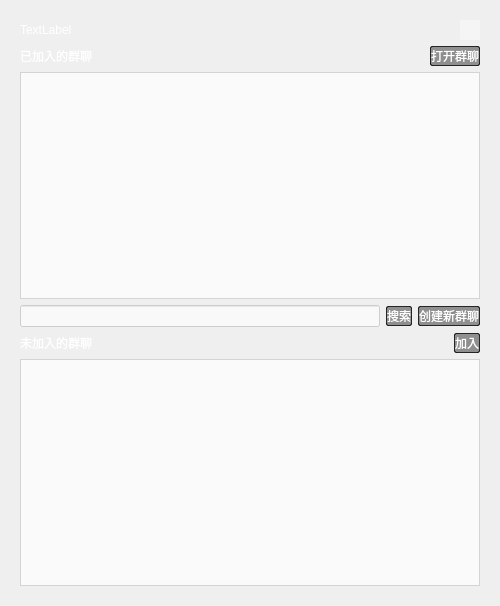
<?xml version="1.0" encoding="UTF-8"?>
<ui version="4.0">
 <class>ChatList</class>
 <widget class="QWidget" name="ChatList">
  <property name="geometry">
   <rect>
    <x>0</x>
    <y>0</y>
    <width>500</width>
    <height>606</height>
   </rect>
  </property>
  <property name="maximumSize">
   <size>
    <width>500</width>
    <height>930</height>
   </size>
  </property>
  <property name="windowTitle">
   <string>群聊列表</string>
  </property>
  <property name="styleSheet">
   <string notr="true">#frame{
border：none;
border-radius: 10px;
}
QLabel{
color:rgb(255, 255, 255)
}
QPushButton{
color:#ffffff;
font:75 10pt &quot;Microsoft YaHei UI&quot;;
background:rgba(0,0,0,0.4);
border: 1px solid rgba(0, 0, 0,0.8);
border-radius: 2px;
}
QPushButton:hover {
background: rgba(0,0,0,0.2);
}
QListWidget{
background:rgba(255,255,255,0.7);
}</string>
  </property>
  <layout class="QVBoxLayout" name="verticalLayout_3">
   <item>
    <widget class="QFrame" name="frame">
     <property name="maximumSize">
      <size>
       <width>500</width>
       <height>930</height>
      </size>
     </property>
     <property name="styleSheet">
      <string notr="true">#frame{border-image:url(pic/listback3.jpg)}</string>
     </property>
     <property name="frameShape">
      <enum>QFrame::StyledPanel</enum>
     </property>
     <property name="frameShadow">
      <enum>QFrame::Raised</enum>
     </property>
     <layout class="QGridLayout" name="gridLayout">
      <item row="0" column="0">
       <layout class="QHBoxLayout" name="horizontalLayout_4">
        <item>
         <widget class="QLabel" name="UserNameLabel">
          <property name="text">
           <string>TextLabel</string>
          </property>
         </widget>
        </item>
        <item>
         <spacer name="horizontalSpacer_3">
          <property name="orientation">
           <enum>Qt::Horizontal</enum>
          </property>
          <property name="sizeHint" stdset="0">
           <size>
            <width>40</width>
            <height>20</height>
           </size>
          </property>
         </spacer>
        </item>
        <item>
         <widget class="QPushButton" name="closeButton">
          <property name="maximumSize">
           <size>
            <width>20</width>
            <height>20</height>
           </size>
          </property>
          <property name="styleSheet">
           <string notr="true">#closeButton{
border:none;
background:rgba(255,255,255,0.4);
}
#closeButton:hover {
background: rgba(255,255,255,0.7);
}</string>
          </property>
          <property name="text">
           <string/>
          </property>
         </widget>
        </item>
       </layout>
      </item>
      <item row="1" column="0">
       <layout class="QVBoxLayout" name="verticalLayout">
        <item>
         <layout class="QHBoxLayout" name="horizontalLayout">
          <item>
           <widget class="QLabel" name="HJoinChat">
            <property name="text">
             <string>已加入的群聊</string>
            </property>
           </widget>
          </item>
          <item>
           <spacer name="horizontalSpacer">
            <property name="orientation">
             <enum>Qt::Horizontal</enum>
            </property>
            <property name="sizeHint" stdset="0">
             <size>
              <width>40</width>
              <height>20</height>
             </size>
            </property>
           </spacer>
          </item>
          <item>
           <widget class="QPushButton" name="OpenChatButton">
            <property name="text">
             <string>打开群聊</string>
            </property>
           </widget>
          </item>
         </layout>
        </item>
       </layout>
      </item>
      <item row="2" column="0">
       <layout class="QVBoxLayout" name="verticalLayout_2">
        <item>
         <widget class="QListWidget" name="HJoinChatListWidget"/>
        </item>
        <item>
         <layout class="QHBoxLayout" name="horizontalLayout_3">
          <item>
           <widget class="QLineEdit" name="ChatNameInput">
            <property name="styleSheet">
             <string notr="true">QLineEdit{
background:rgba(255,255,255,0.6);
}</string>
            </property>
           </widget>
          </item>
          <item>
           <widget class="QPushButton" name="SortChatButton">
            <property name="text">
             <string>搜索</string>
            </property>
           </widget>
          </item>
          <item>
           <widget class="QPushButton" name="NewChatButton">
            <property name="text">
             <string>创建新群聊</string>
            </property>
           </widget>
          </item>
         </layout>
        </item>
        <item>
         <layout class="QHBoxLayout" name="horizontalLayout_2">
          <item>
           <widget class="QLabel" name="UJoinChat">
            <property name="text">
             <string>未加入的群聊</string>
            </property>
           </widget>
          </item>
          <item>
           <spacer name="horizontalSpacer_2">
            <property name="orientation">
             <enum>Qt::Horizontal</enum>
            </property>
            <property name="sizeHint" stdset="0">
             <size>
              <width>40</width>
              <height>20</height>
             </size>
            </property>
           </spacer>
          </item>
          <item>
           <widget class="QPushButton" name="JoinButton">
            <property name="text">
             <string>加入</string>
            </property>
           </widget>
          </item>
         </layout>
        </item>
        <item>
         <widget class="QListWidget" name="UJoinChatListWidget"/>
        </item>
       </layout>
      </item>
     </layout>
    </widget>
   </item>
  </layout>
 </widget>
 <resources/>
 <connections/>
</ui>
